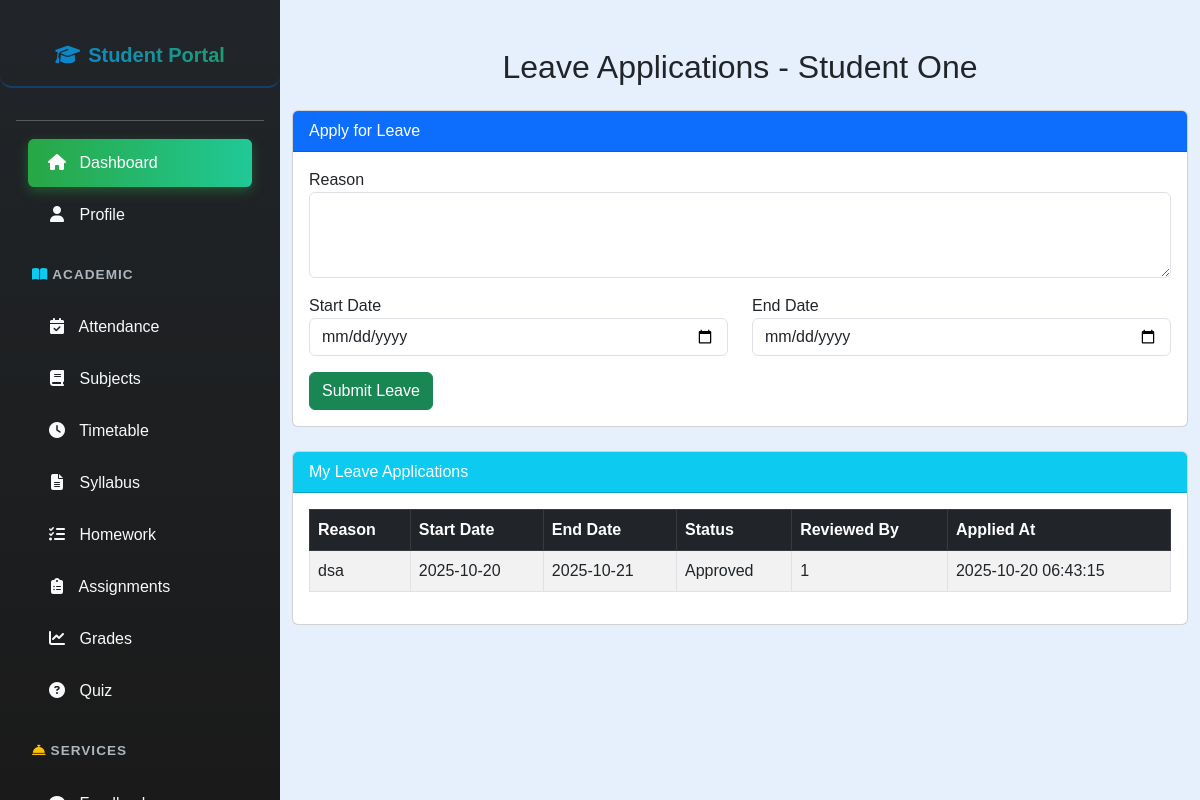
The page /student/student_leave.php (signed in) on the database its author committed.
### tables this page shows
CREATE TABLE `users` (
  `user_id` int(11) NOT NULL,
  `usertype` enum('Teacher','Student') NOT NULL,
  `first_name` varchar(50) NOT NULL,
  `last_name` varchar(50) NOT NULL,
  `email` varchar(100) NOT NULL,
  `password_hash` varchar(255) NOT NULL,
  `gender` enum('Male','Female','Other') NOT NULL,
  `dob` date NOT NULL,
  `contact_number` varchar(20) DEFAULT NULL,
  `address` text DEFAULT NULL,
  `profile_picture` varchar(255) DEFAULT NULL,
  `class_id` int(11) DEFAULT NULL,
  `created_at` datetime DEFAULT current_timestamp(),
  `updated_at` datetime DEFAULT current_timestamp() ON UPDATE current_timestamp()
);

CREATE TABLE `leave_applications` (
  `leave_id` int(11) NOT NULL,
  `student_id` int(11) NOT NULL,
  `class_id` int(11) NOT NULL,
  `reason` text NOT NULL,
  `start_date` date NOT NULL,
  `end_date` date NOT NULL,
  `status` enum('Pending','Approved','Rejected') DEFAULT 'Pending',
  `applied_at` timestamp NOT NULL DEFAULT current_timestamp(),
  `reviewed_by` int(11) DEFAULT NULL
);

### student/student_leave.php (the view, shortened to what this page needs)
<?php
include('../config.php');
$student_id = $_SESSION["user_id"];
$stmt = $conn->prepare("SELECT first_name, last_name, class_id FROM users WHERE user_id=?");
$stmt->bind_param("i", $student_id);
$stmt->execute();
$student = $stmt->get_result()->fetch_assoc();
$student_name = $student['first_name'] . " " . $student['last_name'];
$leaves = [];
$stmt = $conn->prepare("SELECT * FROM leave_applications WHERE student_id=? ORDER BY applied_at DESC");
$stmt->bind_param("i", $student_id);
$stmt->execute();
$result = $stmt->get_result();
while ($row = $result->fetch_assoc()) $leaves[] = $row;
?>
<!DOCTYPE html>
<html lang="en">
<head>
<link href="https://cdn.jsdelivr.net/npm/bootstrap@5.3.0/dist/css/bootstrap.min.css" rel="stylesheet" />
</head>
<body style="margin-left:280px; background-color:#e6effc;">
<?php include('student_sidebar.php'); ?>
<div class="container mt-5 mb-5">
    <h2 class="mb-4 text-center">Leave Applications - <?= htmlspecialchars($student_name) ?></h2>
    <div class="card mb-4">
        <div class="card-header bg-primary text-white">Apply for Leave</div>
        <div class="card-body">
            <form method="POST">
                <div class="mb-3">
                    <label>Reason</label>
                    <textarea name="reason" class="form-control" rows="3" required></textarea>
                </div>
                <div class="row">
                    <div class="col-md-6 mb-3">
                        <label>Start Date</label>
                        <input type="date" name="start_date" class="form-control" required>
                    </div>
                    <div class="col-md-6 mb-3">
                        <label>End Date</label>
                        <input type="date" name="end_date" class="form-control" required>
                    </div>
                </div>
                <button type="submit" class="btn btn-success">Submit Leave</button>
            </form>
        </div>
    </div>
    <div class="card">
        <div class="card-header bg-info text-white">My Leave Applications</div>
        <div class="card-body table-responsive">
            <table class="table table-bordered table-striped">
                <thead class="table-dark">
                    <tr>
                        <th>Reason</th>
                        <th>Start Date</th>
                        <th>End Date</th>
                        <th>Status</th>
                        <th>Reviewed By</th>
                        <th>Applied At</th>
                    </tr>
                </thead>
                <tbody>
                    <?php if ($leaves): ?>
                        <?php foreach ($leaves as $lv): ?>
                            <tr>
                                <td><?= htmlspecialchars($lv['reason']) ?></td>
                                <td><?= htmlspecialchars($lv['start_date']) ?></td>
                                <td><?= htmlspecialchars($lv['end_date']) ?></td>
                                <td><?= htmlspecialchars($lv['status']) ?></td>
                                <td><?= $lv['reviewed_by'] ? htmlspecialchars($lv['reviewed_by']) : 'Pending' ?></td>
                                <td><?= htmlspecialchars($lv['applied_at']) ?></td>
                            </tr>
                        <?php endforeach; ?>
                    <?php else: ?>
                        <tr><td colspan="6" class="text-center">No leave applications submitted.</td></tr>
                    <?php endif; ?>
                </tbody>
            </table>
        </div>
    </div>
</div>
</body>
</html>

### student/student_sidebar.php (style rules this page uses)
body { font-family: Arial, sans-serif; background-color: #e6effc; margin-left: 280px; overflow-x: hidden; }

### rows shown on the page
users: student_name "Student One"
leave_applications: reason "dsa", start_date "2025-10-20", end_date "2025-10-21", status "Approved", reviewed_by "1", applied_at "2025-10-20 06:43:15"
